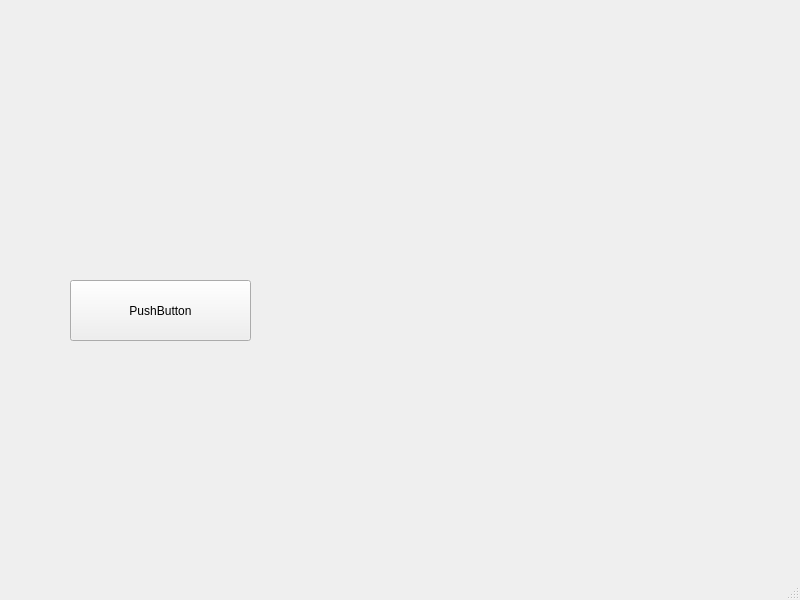
<?xml version="1.0" encoding="UTF-8"?>
<ui version="4.0">
 <class>MainWindow</class>
 <widget class="QMainWindow" name="MainWindow">
  <property name="geometry">
   <rect>
    <x>0</x>
    <y>0</y>
    <width>800</width>
    <height>600</height>
   </rect>
  </property>
  <property name="windowTitle">
   <string>MainWindow</string>
  </property>
  <widget class="QWidget" name="centralwidget">
   <widget class="QPushButton" name="pushButton">
    <property name="geometry">
     <rect>
      <x>70</x>
      <y>280</y>
      <width>181</width>
      <height>61</height>
     </rect>
    </property>
    <property name="text">
     <string>PushButton</string>
    </property>
   </widget>
  </widget>
  <widget class="QMenuBar" name="menubar">
   <property name="geometry">
    <rect>
     <x>0</x>
     <y>0</y>
     <width>800</width>
     <height>31</height>
    </rect>
   </property>
  </widget>
  <widget class="QStatusBar" name="statusbar"/>
 </widget>
 <resources/>
 <connections/>
</ui>
